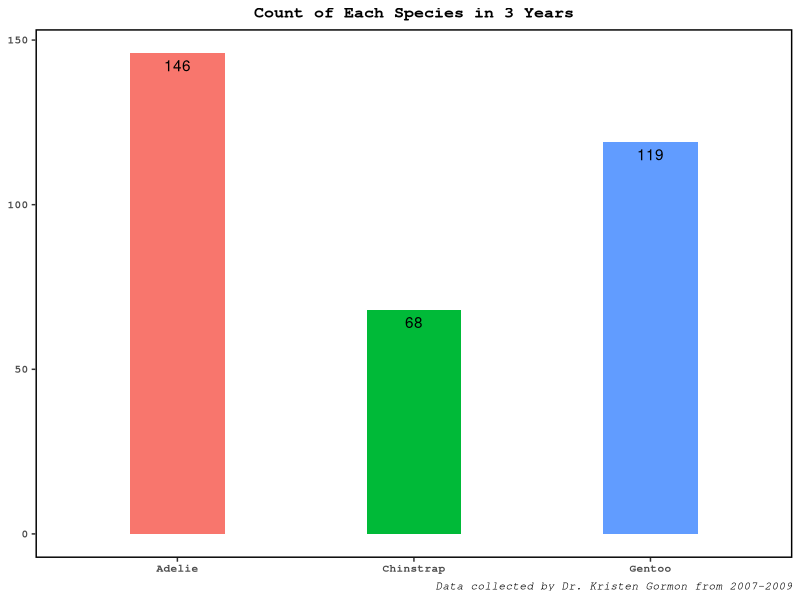
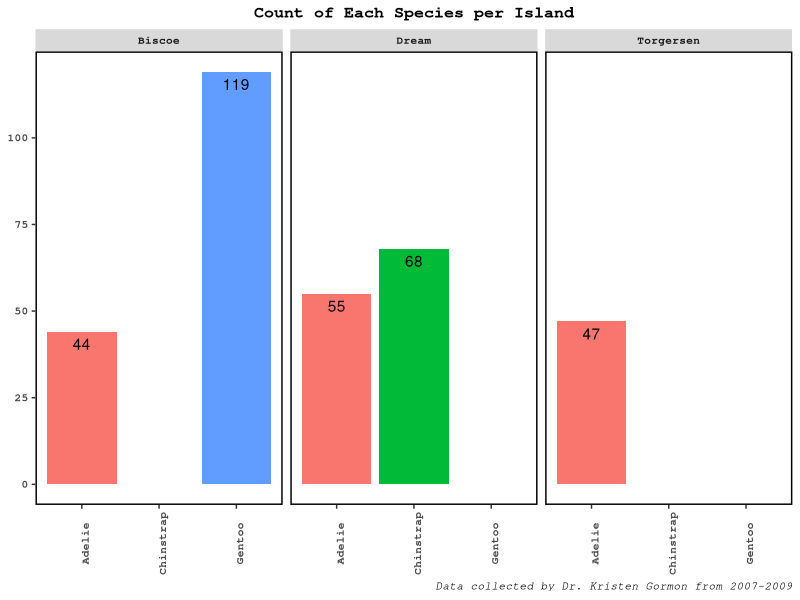
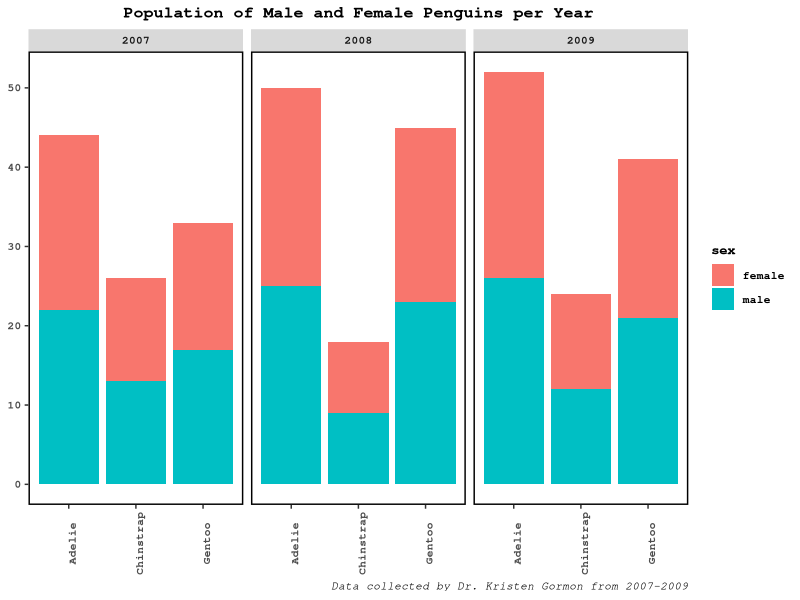
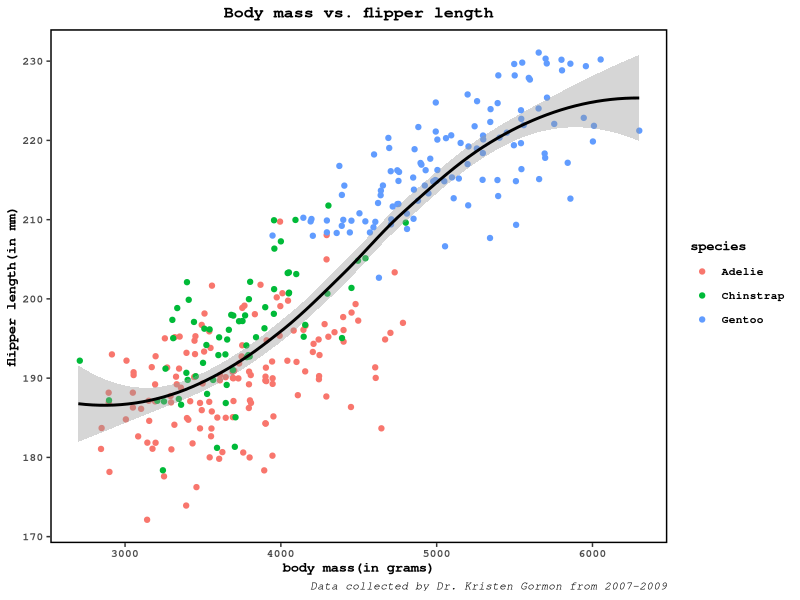
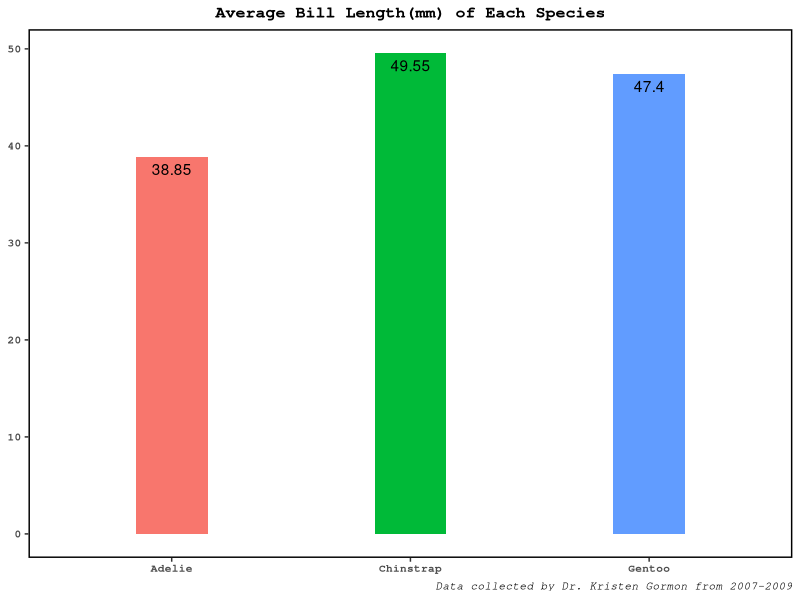
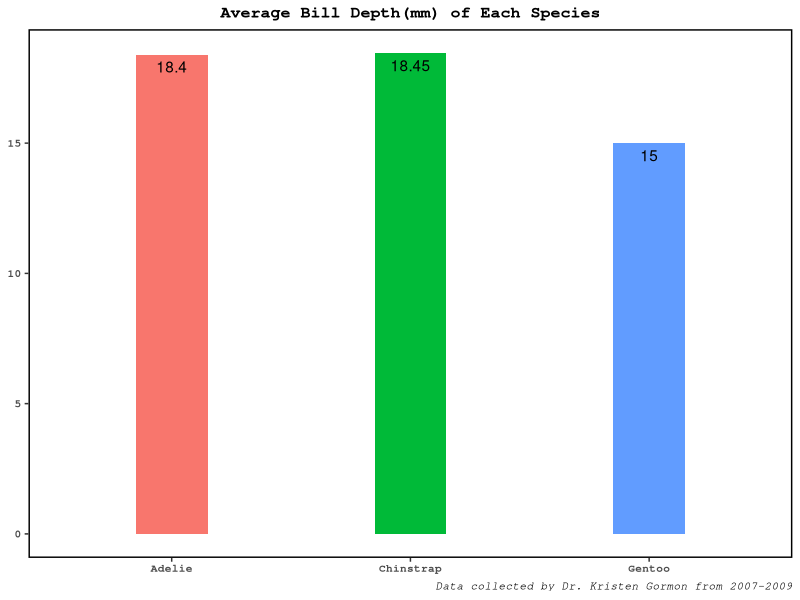
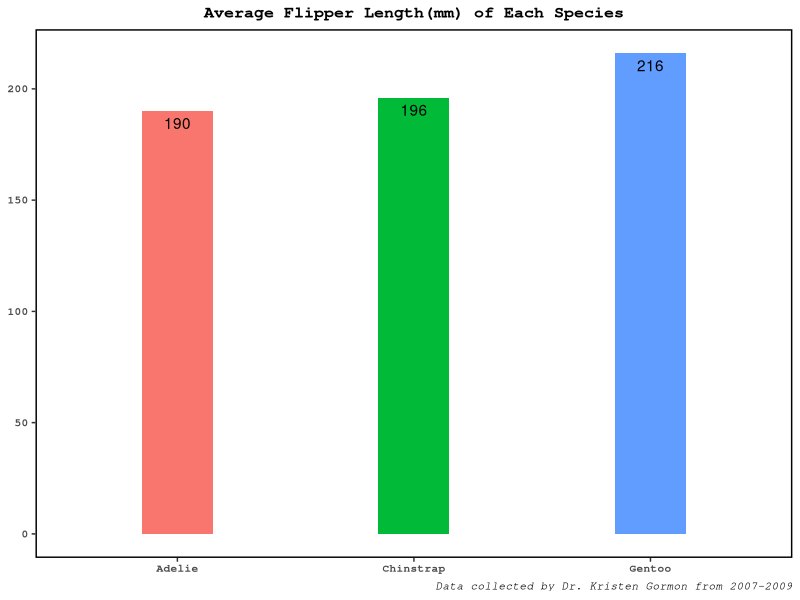
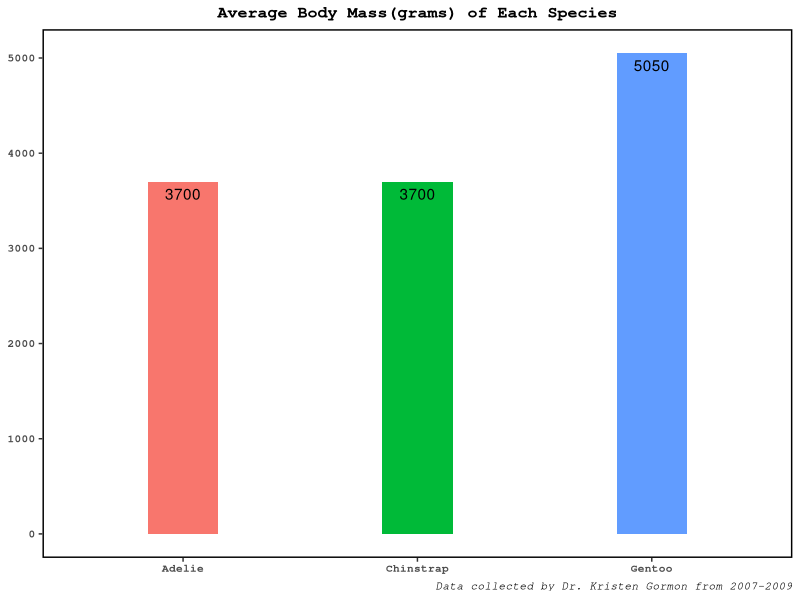

Recreate these plots in R, in order.
## ---- chunk 1
library(palmerpenguins)
library(ggplot2)
library(tidyr)
library(tidyverse)
## ---- chunk 2
penguins_data <- data.frame(penguins)

#na.omit() removes all the rows with missing data.
clean_penguins_data <- na.omit(penguins_data)
## ---- chunk 3
#Basic theme for plot are and labels has been stored in plot_theme and labels_theme.
#These themes will apply to all the plots; hence stored in a variable as a template.

plot_theme <- theme(panel.background = element_rect(fill = "white"),
                        panel.border = element_rect(color = "black", fill = NA, size = 1),
                        axis.title.x = element_blank(),
                        axis.title.y = element_blank())

labels_theme <- theme(text = element_text(size = 10, family = "mono",
                         face = "bold"), plot.title = element_text(hjust = 0.5),
                         plot.caption = element_text(face = "italic"))

#This caption will be included in every plot.
caption_line <- "Data collected by Dr. Kristen Gormon from 2007-2009"
## ---- chunk 4
ggplot(data = clean_penguins_data,aes(x = species, fill =species)) + 
  geom_bar(width = 0.4) +
  geom_text(aes(label=..count..), vjust = 1.5,stat = "count", color = "black") +
  labs(title = "Count of Each Species in 3 Years", caption = caption_line, y = "Count of each species") +
  plot_theme +
  theme(legend.position = "none") + 
  labels_theme

## ---- chunk 5
ggplot(data = clean_penguins_data,aes(x = species, fill = species)) + 
  geom_bar() +
  geom_text(aes(label = ..count..),vjust = 1.5,stat = "count",color = "black")+
  labs(title = "Count of Each Species per Island", caption = caption_line) +
  facet_wrap(~island) + plot_theme +  labels_theme +
  theme(axis.text.x = element_text(angle = 90),legend.position = "none")
## ---- chunk 6
ggplot(data = clean_penguins_data,aes(x = species, fill = sex)) +
  geom_bar() + 
  labs(title = "Population of Male and Female Penguins per Year", caption=caption_line, x="penguin species", y="total count")+
  plot_theme + labels_theme +
  theme(axis.text.x = element_text(angle=90))+
  facet_wrap(~year)
## ---- chunk 7
ggplot(data=clean_penguins_data, aes(x=body_mass_g, y=flipper_length_mm)) +
  geom_jitter(mapping = aes(color = species))+
  geom_smooth(color = "black")+
  labs(title="Body mass vs. flipper length", caption = caption_line, 
       x = "body mass(in grams)", y = "flipper length(in mm)") +
  theme(panel.background = element_rect(fill = "white"),
        panel.border = element_rect(color = "black", fill = NA, size = 1)) + 
  labels_theme
## ---- chunk 8
penguins_stats <- clean_penguins_data %>% 
  group_by(species) %>% 
  drop_na() %>% 
  summarize(avg_bill_length = mean(bill_length_mm,2), avg_bill_depth = mean(bill_depth_mm,2),
            avg_flipper_length = mean(flipper_length_mm,2), avg_body_mass = mean(body_mass_g,2))
## ---- chunk 9
head(penguins_stats)
## ---- chunk 10
ggplot(data = penguins_stats,aes(x=species, y=avg_bill_length, fill=species)) +
  geom_bar(stat = "identity",width=0.3)+
  geom_text(aes(label=avg_bill_length), vjust = 1.5,stat = "identity", color = "black") +
  labs(title = "Average Bill Length(mm) of Each Species",caption = caption_line,
       y = "average bill length(mm)")+
  plot_theme + labels_theme +
  theme(legend.position = "none")
## ---- chunk 11
ggplot(data = penguins_stats, aes(x=species,y=avg_bill_depth,fill=species))+
  geom_bar(stat = "identity",width = 0.3)+
  geom_text(aes(label=avg_bill_depth), vjust = 1.5,stat = "identity", color = "black") +
  labs(title = "Average Bill Depth(mm) of Each Species", caption = caption_line,
       y = "average bill depth(mm)")+
  plot_theme + labels_theme +
  theme(legend.position = "none")
## ---- chunk 12
ggplot(data=penguins_stats, aes(x=species,y=avg_flipper_length,fill=species))+
  geom_bar(stat = "identity",width = 0.3)+
  geom_text(aes(label=avg_flipper_length), vjust = 1.5,stat = "identity", color = "black")+
  labs(title="Average Flipper Length(mm) of Each Species",caption = caption_line,
       y = "average flipper length(mm)")+
  plot_theme + labels_theme +
  theme(legend.position = "none")
## ---- chunk 13
ggplot(data = penguins_stats, aes(x=species,y=avg_body_mass,fill=species))+
  geom_bar(stat = "identity",width = 0.3)+
  geom_text(aes(label=avg_body_mass), vjust = 1.5,stat = "identity", color = "black")+
  labs(title = "Average Body Mass(grams) of Each Species",caption=caption_line,
       y = "average body mass(grams)")+
  plot_theme + labels_theme +
  theme(legend.position = "none")
## ---- chunk 14
gender_count <- clean_penguins_data %>% 
  group_by(species,island) %>% 
  drop_na() %>% 
  summarize(male = sum(sex == 'male'), female = sum(sex=='female'))
## ---- chunk 15
head(gender_count)
## ---- chunk 16
gender_count_long_form <- pivot_longer(gender_count, cols = c(male,female),names_to = "gender",values_to = "total_count")
## ---- chunk 17
head(gender_count_long_form)
## ---- chunk 18
ggplot(data = gender_count_long_form, aes(x=species,y=total_count,fill=gender))+
  geom_bar(stat = "identity",width = 0.4,position = "dodge")+
  labs(title="Male and Female Penguin Population per Species",caption = caption_line, x="penguin species", y="total count")+
  plot_theme + labels_theme
## ---- chunk 19
ggplot(data = gender_count_long_form, aes(x=species,y=total_count,fill=gender))+
  geom_bar(stat = "identity",width = 0.4,position = "dodge")+
  labs(title="Male and Female Penguin Population per Species",caption = caption_line, x="penguin species", y="total count")+
  plot_theme + labels_theme + facet_wrap(~island) +
  theme(axis.text.x = element_text(angle = 90))
